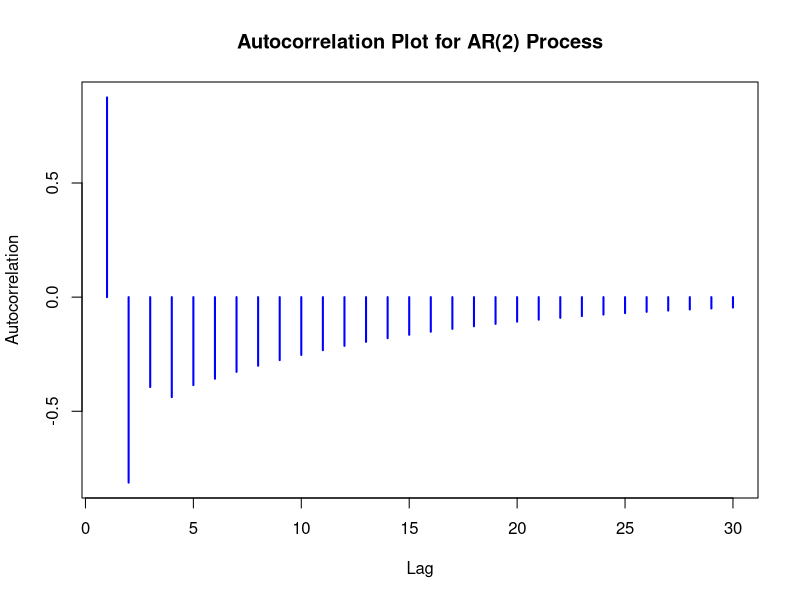
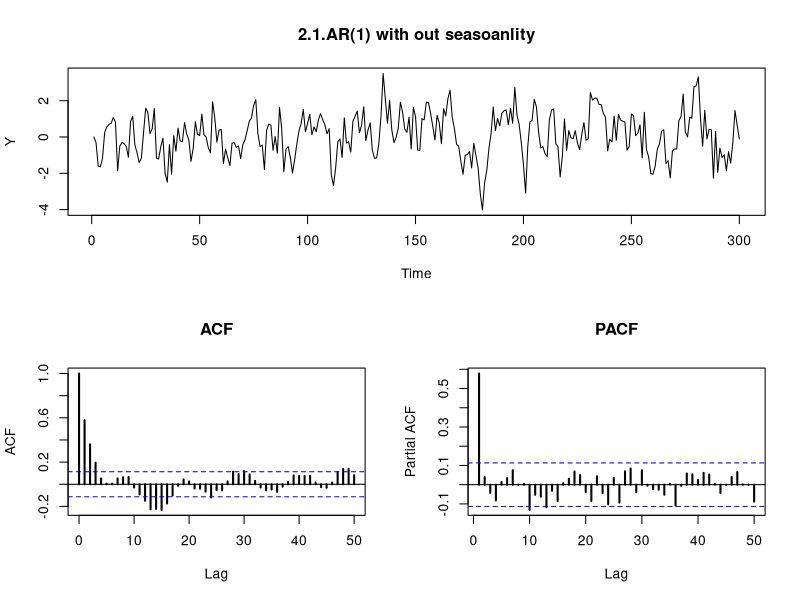
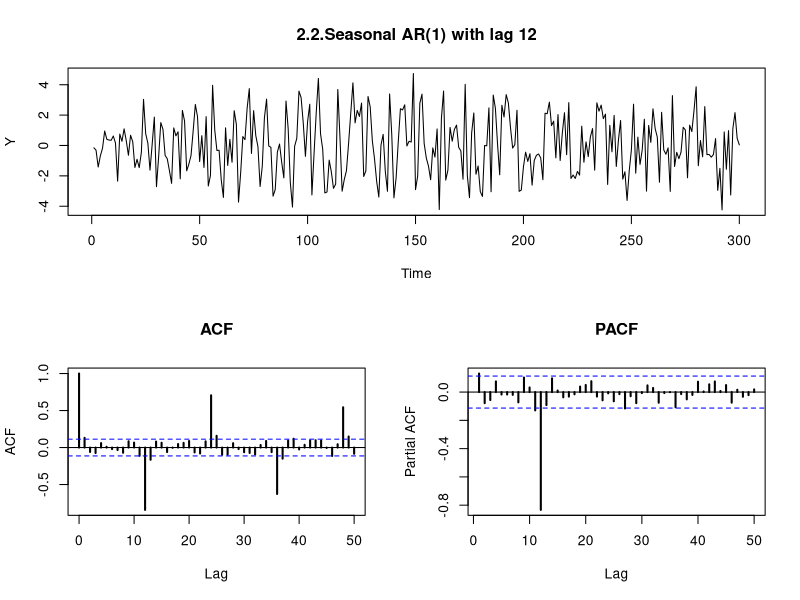
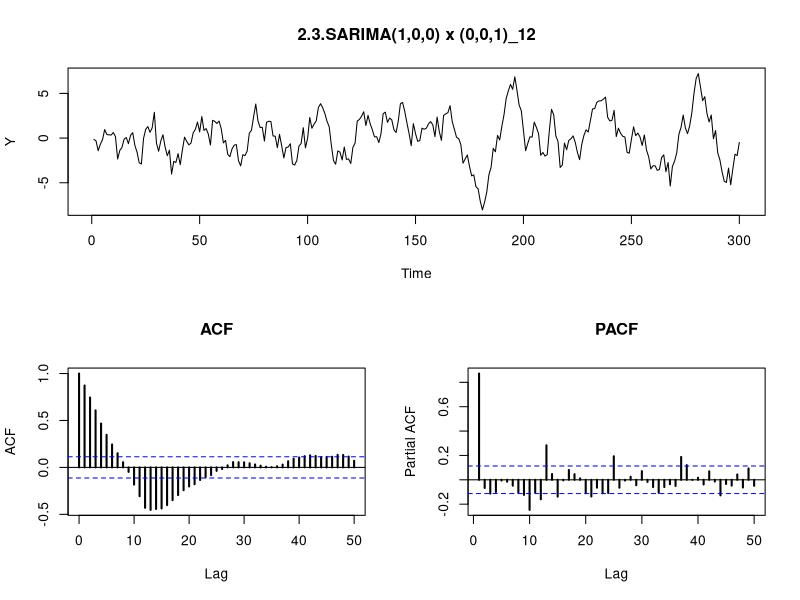
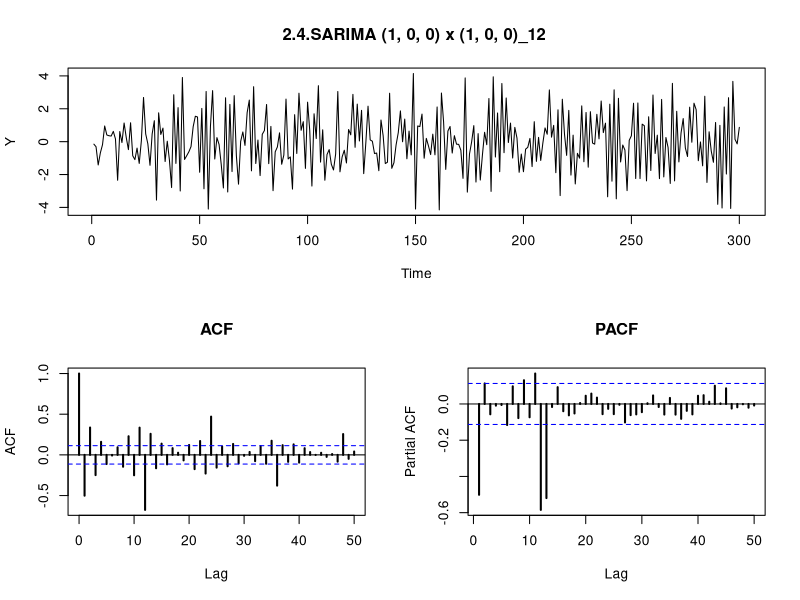
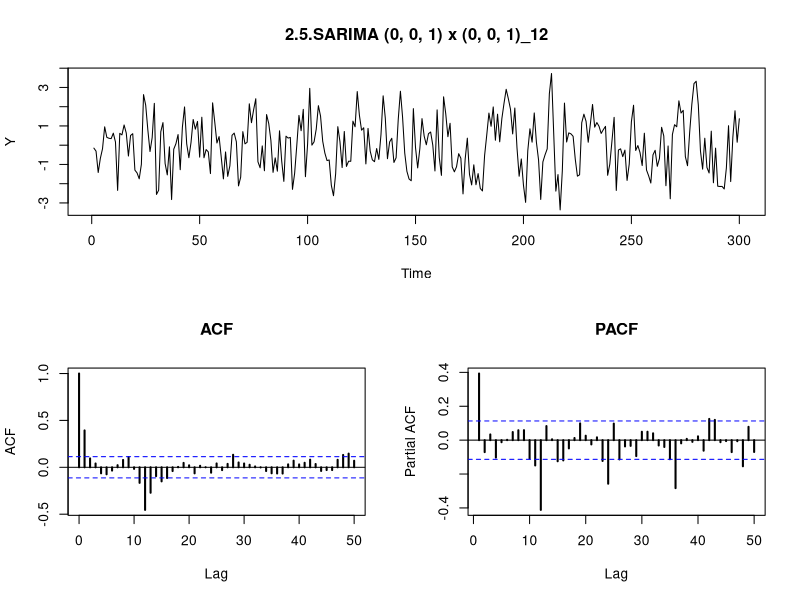
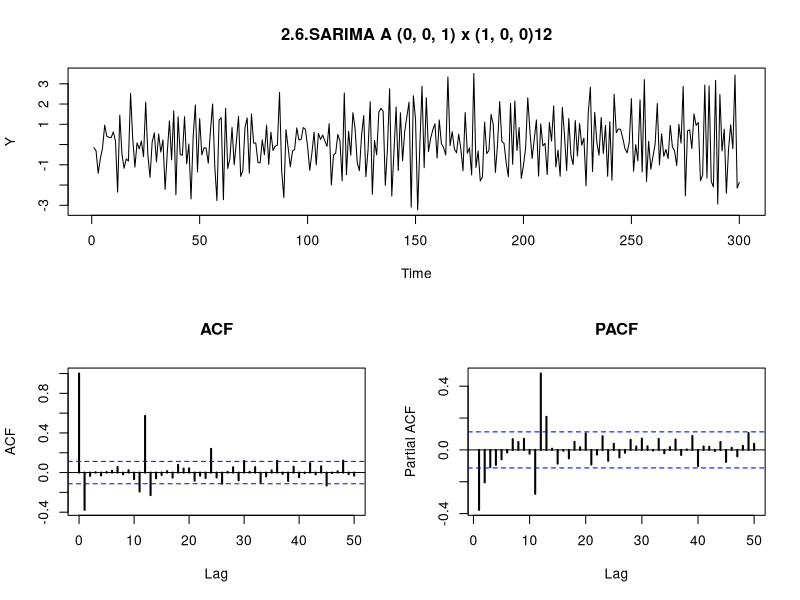

Write R code to recreate these figures, in order.
# Plot the autocorrelation ρ(k) up to nlag = 30 for the coefficient values above ϕ1 = −0.7 and ϕ2 = −0.2
#Given the AR parameters
phi1 <- -0.7  
phi2 <- -0.2  

# Define the maximum lag (30 lags)
n_lags <- 30

rho <- numeric(n_lags)
# FRom two first Yule-Walker equations
#a) ρ(1) + φ1 + φ2ρ(1) = 0
#b) ρ(2) + φ1ρ(1) + φ2  = 0.
rho[1] <- -phi1 / (1 + phi2)
rho[2] <- phi2 - (phi1^2) / (1 + phi2)

# Use the recursive formula to calculate the rest of the autocorrelations
for (k in 3:n_lags) {
  rho[k] <- -phi1 * rho[k-1] - phi2 * rho[k-2]
}
print(rho)
# Plot the autocorrelation function (ACF) 
plot(1:n_lags, rho, type = "h", lwd = 2, col = "blue", 
     main = "Autocorrelation Plot for AR(2) Process", 
     xlab = "Lag", ylab = "Autocorrelation")  


#---------------------------------------
n <- 300
y <- numeric(n)  # Initialize Y_t with zeros
epsilon <- rnorm(n)  # White noise

# Function to plot time series, ACF, and PACF
plotit <- function(y,title = " ") 
{
  layout(rbind(1,2:3))
  plot(y, ylab="Y",xlab="Time",main=title,type="l")
  acf(y, lag.max = 50, lwd = 2, main = "ACF")  
  pacf(y, lag.max = 50, lwd = 2, main = "PACF")  
}
#----------------------------------------
# 2.1. A (1, 0, 0) × (0, 0, 0)12 model with the parameter ϕ1 = 0.6. = (1-0.6B)Y_t=epsilon_t
for (t in 2:n) 
{  
  y[t] <- epsilon[t] + 0.6 * y[t-1] 
}
plotit(y,title="2.1.AR(1) with out seasoanlity")


## ---------------------------------------------------------------------------------------
#2.2. A (0, 0, 0) × (1, 0, 0)12 model with the parameter Φ1 = −0.9
y[1:12] <- epsilon[1:12]
for (t in 13:n) 
{  
  y[t] <- epsilon[t]-0.9 * y[t-12] 
}
plotit(y,title="2.2.Seasonal AR(1) with lag 12")

## ---------------------------------------------------------------------------------------
#2.3. A (1, 0, 0) × (0, 0, 1)12 model with the parameters ϕ1 = 0.9 and Θ1 = −0.7.
for (t in 13:n) 
{  
  y[t] <- epsilon[t] -0.7 * epsilon[t-12]+ 0.9 * y[t-1] 
}
plotit(y,title= "2.3.SARIMA(1,0,0) x (0,0,1)_12")

#---------------------------------------------------------------------------
# 2.4.A (1, 0, 0) × (1, 0, 0)12 model with the parameters ϕ1 = −0.6 and Φ1 = -0.8.
y[1:13] <- epsilon[1:13]
for (t in 14:n) 
{  
  y[t] <- epsilon[t] - 0.6 * y[t-1] - 0.8 * y[t-12] - 0.48 * y[t-13]
}
plotit(y,title="2.4.SARIMA (1, 0, 0) x (1, 0, 0)_12 ")

#-------------------------------------
#2.5. A (0, 0, 1) × (0, 0, 1)12 model with the parameters θ1 = 0.4 and Θ1 = −0.8.
for (t in 14:n) 
{  
  y[t] <- epsilon[t] +0.4 * epsilon[t-1] - 0.8 * epsilon[t-12] - 0.32 * epsilon[t-13]
}
plotit(y,title ="2.5.SARIMA (0, 0, 1) x (0, 0, 1)_12")

#----------------------------------------------------
#2.6. A (0, 0, 1) × (1, 0, 0)12 model with the parameters θ1 = −0.4 and Φ1 = 0.7.
y[1:13] <- epsilon[1:13]
for (t in 13:n) 
{  
  y[t] <- epsilon[t] -0.4 * epsilon[t-1] + 0.7 * y[t-12] 
}
plotit(y,title ="2.6.SARIMA A (0, 0, 1) x (1, 0, 0)12")









